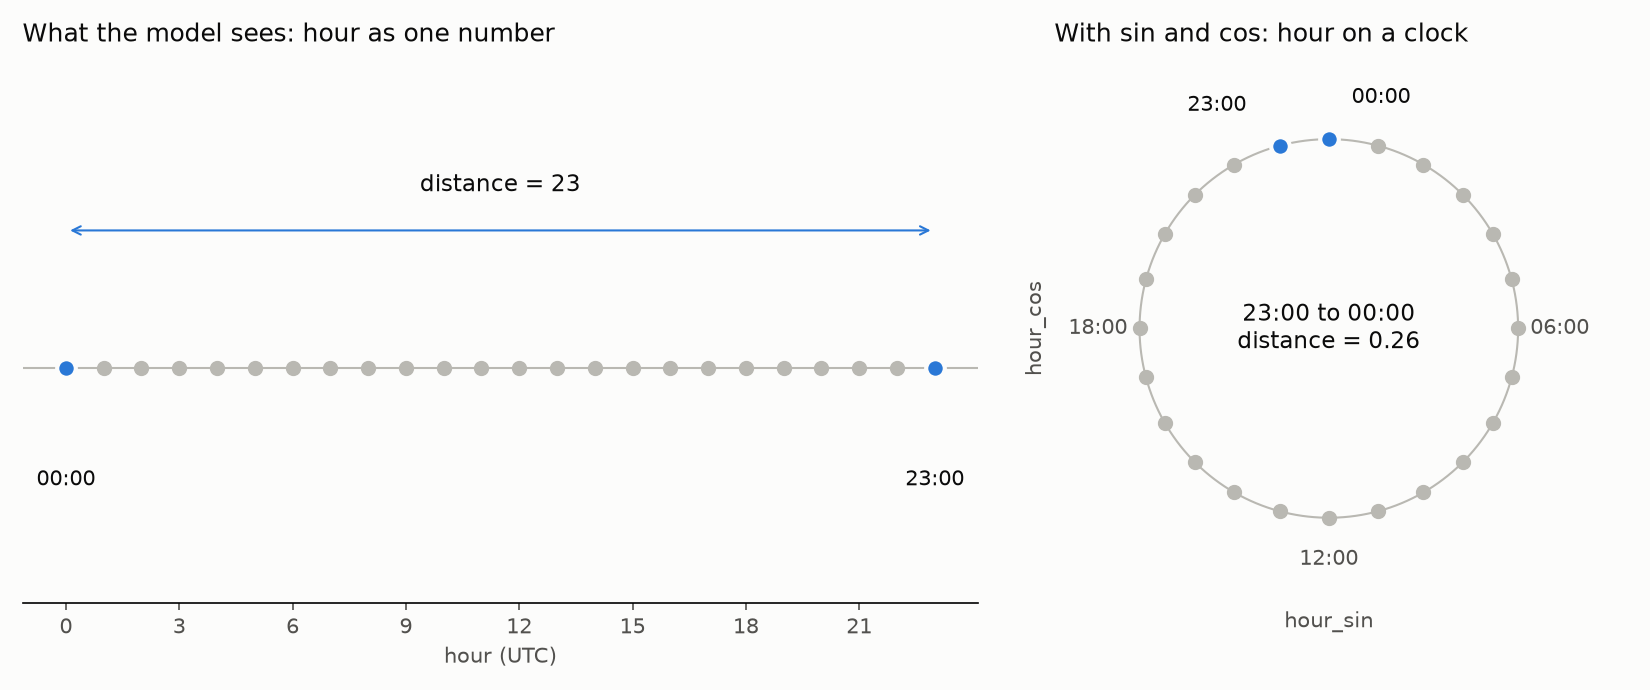

The Python source for this figure:
"""Draw why a plain hour number misleads a model and sine/cosine does not.

Run from the repository root:
    uv run --group notebook python docs/assets/cyclical_time.py
"""

from pathlib import Path

import matplotlib.pyplot as plt
import numpy as np

SURFACE, INK, MUTED, OTHER, FOCUS = "#fcfcfb", "#0b0b0b", "#52514e", "#b9b8b2", "#2a78d6"
hours = np.arange(24)
angle = 2 * np.pi * hours / 24
hour_sin, hour_cos = np.sin(angle), np.cos(angle)
focus = np.isin(hours, [23, 0])
circle_gap = np.hypot(hour_sin[23] - hour_sin[0], hour_cos[23] - hour_cos[0])

figure, (line_ax, circle_ax) = plt.subplots(
    1, 2, figsize=(11, 4.6), gridspec_kw={"width_ratios": [1.6, 1]}, facecolor=SURFACE
)
for ax in (line_ax, circle_ax):
    ax.set_facecolor(SURFACE)
    for side in ("top", "right", "left"):
        ax.spines[side].set_visible(False)
    ax.tick_params(colors=MUTED)

# Left: one column called hour. 23:00 and 00:00 look as far apart as possible.
line_ax.axhline(0, color=OTHER, linewidth=1, zorder=1)
line_ax.scatter(hours[~focus], np.zeros(22), s=40, color=OTHER, zorder=2)
line_ax.scatter(hours[focus], [0, 0], s=80, color=FOCUS, edgecolor=SURFACE, lw=2, zorder=3)
line_ax.annotate(
    "", xy=(23, 0.35), xytext=(0, 0.35), arrowprops={"arrowstyle": "<->", "color": FOCUS}
)
line_ax.text(11.5, 0.45, "distance = 23", ha="center", color=INK, fontsize=11)
for hour in (0, 23):
    line_ax.text(hour, -0.3, f"{hour:02d}:00", ha="center", color=INK, fontsize=10)
line_ax.set(ylim=(-0.6, 0.8), yticks=[], xticks=range(0, 24, 3), xlabel="hour (UTC)")
line_ax.xaxis.label.set_color(MUTED)
line_ax.set_title("What the model sees: hour as one number", loc="left", color=INK, fontsize=12)

# Right: two columns, sin and cos. The hours sit on a clock face.
circle_ax.plot(
    np.sin(np.linspace(0, 2 * np.pi, 200)),
    np.cos(np.linspace(0, 2 * np.pi, 200)),
    color=OTHER,
    linewidth=1,
    zorder=1,
)
circle_ax.scatter(hour_sin[~focus], hour_cos[~focus], s=40, color=OTHER, zorder=2)
circle_ax.scatter(
    hour_sin[focus], hour_cos[focus], s=80, color=FOCUS, edgecolor=SURFACE, lw=2, zorder=3
)
# Nudge the two highlighted labels apart so they don't overlap at the top.
label_shift = {0: 0.12, 23: -0.12}
for hour in (0, 6, 12, 18, 23):
    radius = 1.22
    circle_ax.text(
        radius * hour_sin[hour] + label_shift.get(hour, 0),
        radius * hour_cos[hour],
        f"{hour:02d}:00",
        ha={0: "left", 23: "right"}.get(hour, "center"),
        va="center",
        color=INK if hour in (0, 23) else MUTED,
        fontsize=10,
    )
circle_ax.text(
    0,
    0,
    f"23:00 to 00:00\ndistance = {circle_gap:.2f}",
    ha="center",
    va="center",
    color=INK,
    fontsize=11,
)
circle_ax.set(
    xlim=(-1.45, 1.45),
    ylim=(-1.45, 1.45),
    aspect="equal",
    xticks=[],
    yticks=[],
    xlabel="hour_sin",
    ylabel="hour_cos",
)
circle_ax.spines["bottom"].set_visible(False)
circle_ax.xaxis.label.set_color(MUTED)
circle_ax.yaxis.label.set_color(MUTED)
circle_ax.set_title("With sin and cos: hour on a clock", loc="left", color=INK, fontsize=12)

figure.tight_layout()
output = Path(__file__).with_suffix(".png")
figure.savefig(output, dpi=150, facecolor=SURFACE)
print(f"Saved {output}")
